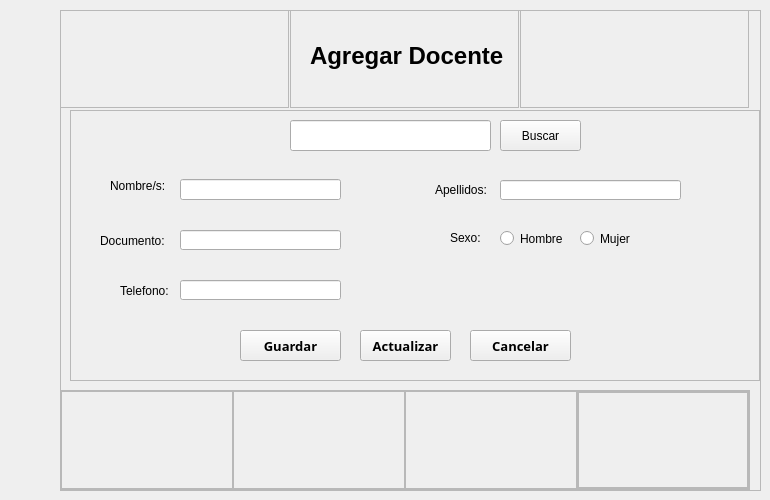
                  <widget class="QWidget" name="pg_agregar_docente">
                   <widget class="QFrame" name="frame_43">
                    <property name="geometry">
                     <rect>
                      <x>60</x>
                      <y>10</y>
                      <width>701</width>
                      <height>481</height>
                     </rect>
                    </property>
                    <property name="frameShape">
                     <enum>QFrame::StyledPanel</enum>
                    </property>
                    <property name="frameShadow">
                     <enum>QFrame::Raised</enum>
                    </property>
                    <widget class="QFrame" name="frame_87">
                     <property name="geometry">
                      <rect>
                       <x>0</x>
                       <y>0</y>
                       <width>229</width>
                       <height>98</height>
                      </rect>
                     </property>
                     <property name="frameShape">
                      <enum>QFrame::StyledPanel</enum>
                     </property>
                     <property name="frameShadow">
                      <enum>QFrame::Raised</enum>
                     </property>
                    </widget>
                    <widget class="QFrame" name="frame_88">
                     <property name="geometry">
                      <rect>
                       <x>230</x>
                       <y>0</y>
                       <width>229</width>
                       <height>98</height>
                      </rect>
                     </property>
                     <property name="frameShape">
                      <enum>QFrame::StyledPanel</enum>
                     </property>
                     <property name="frameShadow">
                      <enum>QFrame::Raised</enum>
                     </property>
                     <widget class="QLabel" name="label_3">
                      <property name="geometry">
                       <rect>
                        <x>20</x>
                        <y>20</y>
                        <width>201</width>
                        <height>51</height>
                       </rect>
                      </property>
                      <property name="font">
                       <font>
                        <family>Leelawadee UI</family>
                        <pointsize>18</pointsize>
                        <weight>75</weight>
                        <bold>true</bold>
                       </font>
                      </property>
                      <property name="text">
                       <string>Agregar Docente</string>
                      </property>
                     </widget>
                    </widget>
                    <widget class="QFrame" name="frame_89">
                     <property name="geometry">
                      <rect>
                       <x>460</x>
                       <y>0</y>
                       <width>229</width>
                       <height>98</height>
                      </rect>
                     </property>
                     <property name="styleSheet">
                      <string notr="true">image: url(:/icons/icons/logo.png);</string>
                     </property>
                     <property name="frameShape">
                      <enum>QFrame::StyledPanel</enum>
                     </property>
                     <property name="frameShadow">
                      <enum>QFrame::Raised</enum>
                     </property>
                    </widget>
                    <widget class="QFrame" name="frame_90">
                     <property name="geometry">
                      <rect>
                       <x>10</x>
                       <y>100</y>
                       <width>690</width>
                       <height>271</height>
                      </rect>
                     </property>
                     <property name="frameShape">
                      <enum>QFrame::StyledPanel</enum>
                     </property>
                     <property name="frameShadow">
                      <enum>QFrame::Raised</enum>
                     </property>
                     <widget class="QLineEdit" name="txt_apellidos_docente">
                      <property name="geometry">
                       <rect>
                        <x>430</x>
                        <y>70</y>
                        <width>181</width>
                        <height>20</height>
                       </rect>
                      </property>
                      <property name="font">
                       <font>
                        <pointsize>9</pointsize>
                       </font>
                      </property>
                     </widget>
                     <widget class="QLabel" name="label_17">
                      <property name="geometry">
                       <rect>
                        <x>40</x>
                        <y>60</y>
                        <width>61</width>
                        <height>31</height>
                       </rect>
                      </property>
                      <property name="font">
                       <font>
                        <pointsize>9</pointsize>
                       </font>
                      </property>
                      <property name="text">
                       <string>Nombre/s:</string>
                      </property>
                     </widget>
                     <widget class="QLabel" name="label_19">
                      <property name="geometry">
                       <rect>
                        <x>30</x>
                        <y>110</y>
                        <width>71</width>
                        <height>41</height>
                       </rect>
                      </property>
                      <property name="font">
                       <font>
                        <pointsize>9</pointsize>
                       </font>
                      </property>
                      <property name="text">
                       <string>Documento:</string>
                      </property>
                     </widget>
                     <widget class="QLabel" name="label_21">
                      <property name="geometry">
                       <rect>
                        <x>365</x>
                        <y>70</y>
                        <width>61</width>
                        <height>20</height>
                       </rect>
                      </property>
                      <property name="font">
                       <font>
                        <pointsize>9</pointsize>
                       </font>
                      </property>
                      <property name="text">
                       <string>Apellidos:</string>
                      </property>
                     </widget>
                     <widget class="QLabel" name="label_22">
                      <property name="geometry">
                       <rect>
                        <x>50</x>
                        <y>170</y>
                        <width>61</width>
                        <height>21</height>
                       </rect>
                      </property>
                      <property name="font">
                       <font>
                        <pointsize>9</pointsize>
                       </font>
                      </property>
                      <property name="text">
                       <string>Telefono:</string>
                      </property>
                     </widget>
                     <widget class="QRadioButton" name="rb_hombre_docente">
                      <property name="geometry">
                       <rect>
                        <x>430</x>
                        <y>120</y>
                        <width>71</width>
                        <height>17</height>
                       </rect>
                      </property>
                      <property name="font">
                       <font>
                        <pointsize>9</pointsize>
                       </font>
                      </property>
                      <property name="text">
                       <string>Hombre</string>
                      </property>
                     </widget>
                     <widget class="QRadioButton" name="rb_mujer_docente">
                      <property name="geometry">
                       <rect>
                        <x>510</x>
                        <y>120</y>
                        <width>61</width>
                        <height>17</height>
                       </rect>
                      </property>
                      <property name="font">
                       <font>
                        <pointsize>9</pointsize>
                       </font>
                      </property>
                      <property name="text">
                       <string>Mujer</string>
                      </property>
                     </widget>
                     <widget class="QPushButton" name="btn_cancelar_docente">
                      <property name="geometry">
                       <rect>
                        <x>400</x>
                        <y>220</y>
                        <width>101</width>
                        <height>31</height>
                       </rect>
                      </property>
                      <property name="font">
                       <font>
                        <family>Microsoft JhengHei</family>
                        <pointsize>10</pointsize>
                        <weight>75</weight>
                        <bold>true</bold>
                       </font>
                      </property>
                      <property name="text">
                       <string>Cancelar</string>
                      </property>
                     </widget>
                     <widget class="QLabel" name="label_24">
                      <property name="geometry">
                       <rect>
                        <x>380</x>
                        <y>120</y>
                        <width>31</width>
                        <height>16</height>
                       </rect>
                      </property>
                      <property name="font">
                       <font>
                        <pointsize>9</pointsize>
                       </font>
                      </property>
                      <property name="text">
                       <string>Sexo:</string>
                      </property>
                     </widget>
                     <widget class="QLineEdit" name="txt_nombres_docente">
                      <property name="geometry">
                       <rect>
                        <x>110</x>
                        <y>69</y>
                        <width>161</width>
                        <height>21</height>
                       </rect>
                      </property>
                      <property name="font">
                       <font>
                        <pointsize>9</pointsize>
                       </font>
                      </property>
                     </widget>
                     <widget class="QLineEdit" name="txt_documento_docente">
                      <property name="geometry">
                       <rect>
                        <x>110</x>
                        <y>120</y>
                        <width>161</width>
                        <height>20</height>
                       </rect>
                      </property>
                      <property name="font">
                       <font>
                        <pointsize>9</pointsize>
                       </font>
                      </property>
                     </widget>
                     <widget class="QPushButton" name="btn_guardar_docente">
                      <property name="geometry">
                       <rect>
                        <x>170</x>
                        <y>220</y>
                        <width>101</width>
                        <height>31</height>
                       </rect>
                      </property>
                      <property name="font">
                       <font>
                        <family>Microsoft JhengHei</family>
                        <pointsize>10</pointsize>
                        <weight>75</weight>
                        <bold>true</bold>
                       </font>
                      </property>
                      <property name="text">
                       <string>Guardar</string>
                      </property>
                     </widget>
                     <widget class="QLineEdit" name="txt_telefono_docente">
                      <property name="geometry">
                       <rect>
                        <x>110</x>
                        <y>170</y>
                        <width>161</width>
                        <height>20</height>
                       </rect>
                      </property>
                      <property name="font">
                       <font>
                        <pointsize>9</pointsize>
                       </font>
                      </property>
                     </widget>
                     <widget class="QPushButton" name="btn_actualizar_docente">
                      <property name="geometry">
                       <rect>
                        <x>290</x>
                        <y>220</y>
                        <width>91</width>
                        <height>31</height>
                       </rect>
                      </property>
                      <property name="font">
                       <font>
                        <family>Microsoft JhengHei</family>
                        <pointsize>10</pointsize>
                        <weight>75</weight>
                        <bold>true</bold>
                       </font>
                      </property>
                      <property name="text">
                       <string>Actualizar</string>
                      </property>
                     </widget>
                     <widget class="QLineEdit" name="txt_buscar_docente_2">
                      <property name="geometry">
                       <rect>
                        <x>220</x>
                        <y>10</y>
                        <width>201</width>
                        <height>31</height>
                       </rect>
                      </property>
                      <property name="font">
                       <font>
                        <pointsize>9</pointsize>
                       </font>
                      </property>
                     </widget>
                     <widget class="QPushButton" name="btn_buscar_docente_2">
                      <property name="geometry">
                       <rect>
                        <x>430</x>
                        <y>10</y>
                        <width>81</width>
                        <height>31</height>
                       </rect>
                      </property>
                      <property name="font">
                       <font>
                        <pointsize>9</pointsize>
                       </font>
                      </property>
                      <property name="text">
                       <string>Buscar</string>
                      </property>
                     </widget>
                    </widget>
                    <widget class="QFrame" name="frame_91">
                     <property name="geometry">
                      <rect>
                       <x>0</x>
                       <y>380</y>
                       <width>690</width>
                       <height>100</height>
                      </rect>
                     </property>
                     <property name="maximumSize">
                      <size>
                       <width>16777215</width>
                       <height>100</height>
                      </size>
                     </property>
                     <property name="frameShape">
                      <enum>QFrame::StyledPanel</enum>
                     </property>
                     <property name="frameShadow">
                      <enum>QFrame::Raised</enum>
                     </property>
                     <layout class="QHBoxLayout" name="horizontalLayout_41">
                      <property name="spacing">
                       <number>0</number>
                      </property>
                      <property name="leftMargin">
                       <number>0</number>
                      </property>
                      <property name="topMargin">
                       <number>0</number>
                      </property>
                      <property name="rightMargin">
                       <number>0</number>
                      </property>
                      <property name="bottomMargin">
                       <number>0</number>
                      </property>
                      <item>
                       <widget class="QFrame" name="frame_92">
                        <property name="frameShape">
                         <enum>QFrame::StyledPanel</enum>
                        </property>
                        <property name="frameShadow">
                         <enum>QFrame::Raised</enum>
                        </property>
                       </widget>
                      </item>
                      <item>
                       <widget class="QFrame" name="frame_93">
                        <property name="frameShape">
                         <enum>QFrame::StyledPanel</enum>
                        </property>
                        <property name="frameShadow">
                         <enum>QFrame::Raised</enum>
                        </property>
                       </widget>
                      </item>
                      <item>
                       <widget class="QFrame" name="frame_94">
                        <property name="frameShape">
                         <enum>QFrame::StyledPanel</enum>
                        </property>
                        <property name="frameShadow">
                         <enum>QFrame::Raised</enum>
                        </property>
                       </widget>
                      </item>
                      <item>
                       <widget class="QFrame" name="frame_95">
                        <property name="frameShape">
                         <enum>QFrame::StyledPanel</enum>
                        </property>
                        <property name="frameShadow">
                         <enum>QFrame::Raised</enum>
                        </property>
                        <layout class="QVBoxLayout" name="verticalLayout_28">
                         <property name="spacing">
                          <number>0</number>
                         </property>
                         <property name="leftMargin">
                          <number>0</number>
                         </property>
                         <property name="topMargin">
                          <number>0</number>
                         </property>
                         <property name="rightMargin">
                          <number>0</number>
                         </property>
                         <property name="bottomMargin">
                          <number>0</number>
                         </property>
                         <item>
                          <widget class="QFrame" name="frame_96">
                           <property name="styleSheet">
                            <string notr="true">image: url(:/icons/icons/barra_agregar.PNG);</string>
                           </property>
                           <property name="frameShape">
                            <enum>QFrame::StyledPanel</enum>
                           </property>
                           <property name="frameShadow">
                            <enum>QFrame::Raised</enum>
                           </property>
                          </widget>
                         </item>
                        </layout>
                       </widget>
                      </item>
                     </layout>
                    </widget>
                   </widget>
                  </widget>
